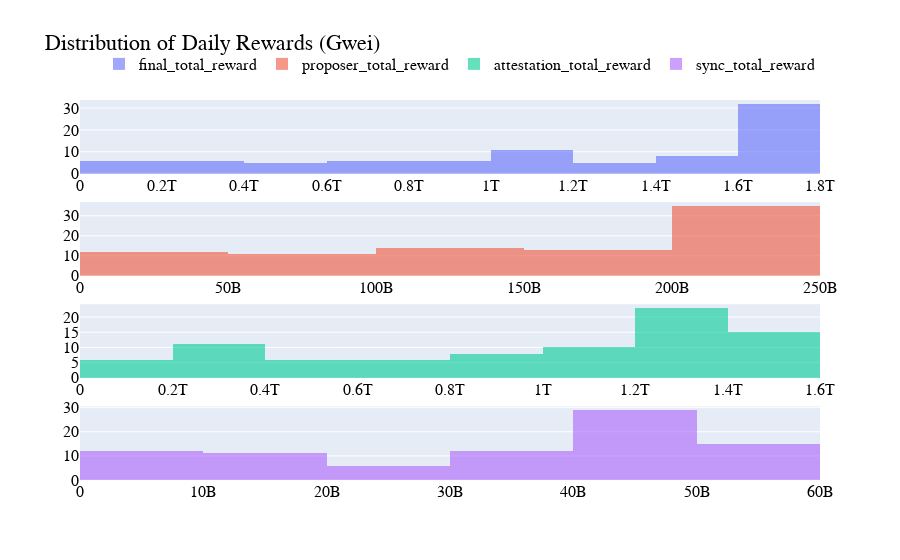

Source (notebook cell):
### Code cell
from plotly.subplots import make_subplots
# List of the four specified columns
columns_to_plot = ['final_total_reward', 'proposer_total_reward', 'attestation_total_reward', 'sync_total_reward']

# Define subplots
rows = len(columns_to_plot)
fig = make_subplots(rows=rows, cols=1)

# Add histograms to each subplot row
for row, column in enumerate(columns_to_plot, start=1):
    fig.add_trace(go.Histogram(x=df[column], name=column, opacity=0.6), row=row, col=1)


# Update layout to use LaTeX style font and move the legend above the figure
fig.update_layout(
    font=dict(family="Courier New, monospace", size=16, color="black"),
    title_text="Distribution of Daily Rewards (Gwei)",
    legend=dict(orientation="h", yanchor="bottom", y=1.05, xanchor="right", x=1)
)
fig.show()
